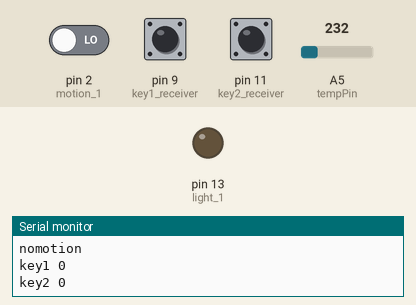
Simulated run of this sketch. Board: Arduino Uno, built with avr-gcc and run on an emulated ATmega328P. On the bench: output pins drawn as LEDs (lit = HIGH), the last lines printed to the serial monitor. The test bench sets the inputs (shaded band); at power-on: pin 2 (motion_1) LOW, pin 9 (key1_receiver) LOW, pin 11 (key2_receiver) LOW, A5 (tempPin) = 232. Pins used as bus, display or sensor lines are not drawn.

Above: at 2.8 s.
2.9 s: pin 2 (motion_1) driven HIGH
At 4.0 s:
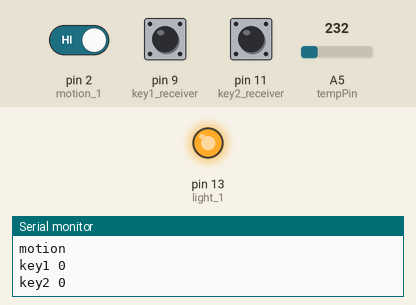
4.5 s: pin 2 (motion_1) driven LOW
At 5.6 s:
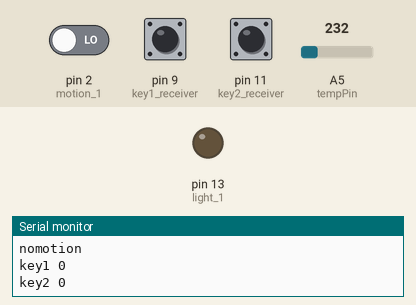
Timing chart, 0 to 7.5 s (numbered marks = the images above; inputs shaded):
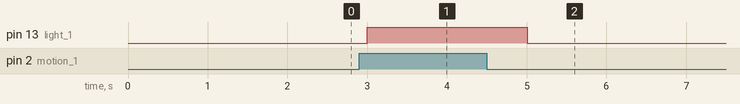

The sketch:

Motion.ino
```cpp
int motion_1 = 2;
int light_1 = 13;
int sent = 3;

int key1_send = 8;
int key1_receiver = 9;
int key2_send = 10;
int key2_receiver = 11;

float tempC;
int reading;
int tempPin = 5;

void setup(){
  Serial.begin(9600);
  analogReference(INTERNAL);
  pinMode (motion_1,INPUT);
  pinMode (light_1, OUTPUT);

  pinMode (key1_send,OUTPUT);
  pinMode (key2_send,OUTPUT);

  pinMode (key1_receiver,INPUT);
  pinMode (key2_receiver,INPUT);

  Serial.println('!');
}

void loop (){
  delay(1000);

  digitalWrite(key1_send,HIGH);
  digitalWrite(key2_send,HIGH);

  reading = analogRead(tempPin);
  tempC = reading / 9.31;
  Serial.print("temp ");
  Serial.println(tempC);

  int sensor_1 = digitalRead(motion_1);
  if (sensor_1 == HIGH){
      Serial.println("motion");
      digitalWrite(light_1,HIGH);
  }
  else
  {
      Serial.println("nomotion");
      digitalWrite(light_1,LOW);
  }


  int key1 = digitalRead(key1_receiver);
  int key2 = digitalRead(key2_receiver);

  if (key1==HIGH)
  {
    Serial.println("key1 1");
  }
  else
  {
    Serial.println("key1 0");
  }

  if (key2==HIGH)
  {
    Serial.println("key2 1");
  }
  else
  {
    Serial.println("key2 0");
  }

}
```

Measured:
- after the input at 2.9 s, pin 13 (light_1): LOW → HIGH after 0.10 s
- after the input at 4.5 s, pin 13 (light_1): HIGH → LOW after 0.50 s
